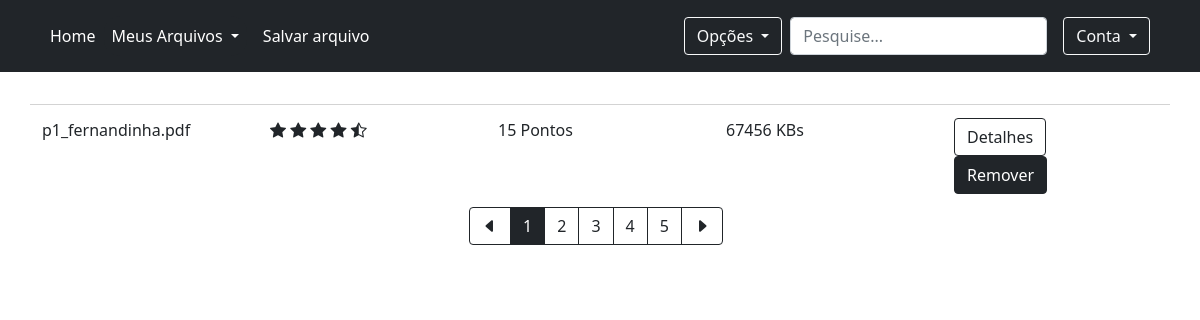
Screenshot of /salvos/ (signed in) with the database file from the repository.
### pdfshare/models.py (models this page shows, shortened)
class PDF(models.Model):
    filename = models.CharField(max_length=100)
    fileauthor = models.ForeignKey(Usuario, on_delete=models.RESTRICT, null=True) # TODO: garantir que se eu excluir um arquivo eu nao exclua o usuario; mas nao o contrario.
    filesize = models.IntegerField(null=True)
    nota = models.IntegerField(default=0) # colocar valor padrao 0
    quantidadeNota = models.IntegerField(default=0) # colocar valor padrao 0
    filepath = models.CharField(max_length=250, null=True) # TODO: Deveria estar null=True?

### pdfshare/views.py (the view)
# urls.py: path('salvos/', views.files_saved, name='url_files_saved'),
@login_required
def files_saved(request):
    files = {}
    usuario = Usuario.objects.get(user__id=request.user.id)
    files = PDF.objects.filter(fileauthor__pk=usuario.id)
    return render(request, 'filessaved.html', {'files': files})

### pdfshare/templatetags/starlize.py (called while the page is built)
@register.filter()
def starlize(value):
    lista = []
    for v in range(math.floor(value/2)):
        lista.append(0)
    if value % 2 != 0:
        lista.append(1)
    while len(lista) < 5:
        lista.append(2)
    return lista

### pdfshare/templates/filessaved.html (shortened to what this page needs)
{% extends 'base.html' %}
{% load starlize %}
{% block content %}
            <div class="container-lg main-content-container">
              {% for file in files %}
              <div class="row pdf-item">
                <div class="col">
                  {{file.filename}}
                </div>
                <div class="col">
                  {% for star in file.nota|starlize %}
                    {% if star == 0 %}
                      <i class="bi bi-star-fill"></i>
                    {% elif star == 1 %}
                      <i class="bi bi-star-half"></i>
                    {% else %}
                      <i class="bi bi-star"></i>
                    {% endif %}
                  {% endfor %}
                </div>
                <div class="col">
                  {% if file.filesize < 500 %}
                    {% if file.nota < 9 or file.quantidadeNota < 10 %}
                      05 Pontos
                    {% else %}
                      10 Pontos
                    {% endif %}
                  {% else %}
                    {% if file.nota < 9 or file.quantidadeNota < 10 %}
                      10 Pontos
                    {% else %}
                      15 Pontos
                    {% endif %}
                  {% endif %}
                </div>
                <div class="col">
                  {{file.filesize}} KBs
                </div>
                <div class="col">
                  <a type="button" href="#" class="btn btn-outline-dark me-2">Detalhes</a>
                  {% if file.filesize < 500 %}
                    {% if file.nota < 9 or file.quantidadeNota < 10 %}
                    <a type="button" href="{% url 'url_remove_file' file.id %}" class="btn btn-dark me-2">Remover</a>
                    {% else %}
                    <a type="button" href="{% url 'url_remove_file' file.id %}" class="btn btn-dark me-2">Remover</a>
                    {% endif %}
                  {% else %}
                    {% if file.nota < 9 or file.quantidadeNota < 10 %}
                    <a type="button" href="{% url 'url_remove_file' file.id %}" class="btn btn-dark me-2">Remover</a>
                    {% else %}
                    <a type="button" href="{% url 'url_remove_file' file.id %}" class="btn btn-dark me-2">Remover</a>
                    {% endif %}
                  {% endif %}
                </div>
              </div>
              {% endfor %}
              <div  class="d-flex justify-content-center">
                <div class="btn-group me-2" role="group" aria-label="First group">
                  <button type="button" class="btn btn-outline-dark">
                    <i class="bi bi-caret-left-fill"></i>
                  </button>
                  <button type="button" class="btn btn-dark">1</button>
                  <button type="button" class="btn btn-outline-dark">2</button>
                  <button type="button" class="btn btn-outline-dark">3</button>
                  <button type="button" class="btn btn-outline-dark">4</button>
                  <button type="button" class="btn btn-outline-dark">5</button>
                  <button type="button" class="btn btn-outline-dark">
                    <i class="bi bi-caret-right-fill"></i>
                  </button>
                </div>
              </div>
            </div>
{% endblock %}

### pdfshare/static/css/style.css (style rules this page uses)
.main-content-container { margin-top: 2rem; }
.pdf-item { padding-top: .8rem; padding-bottom: .8rem; border-top: 1.5px solid lightgrey; }

### rows the page displays
PDF: filename "p1_fernandinha.pdf", nota "15 Pontos", filesize "67456"
